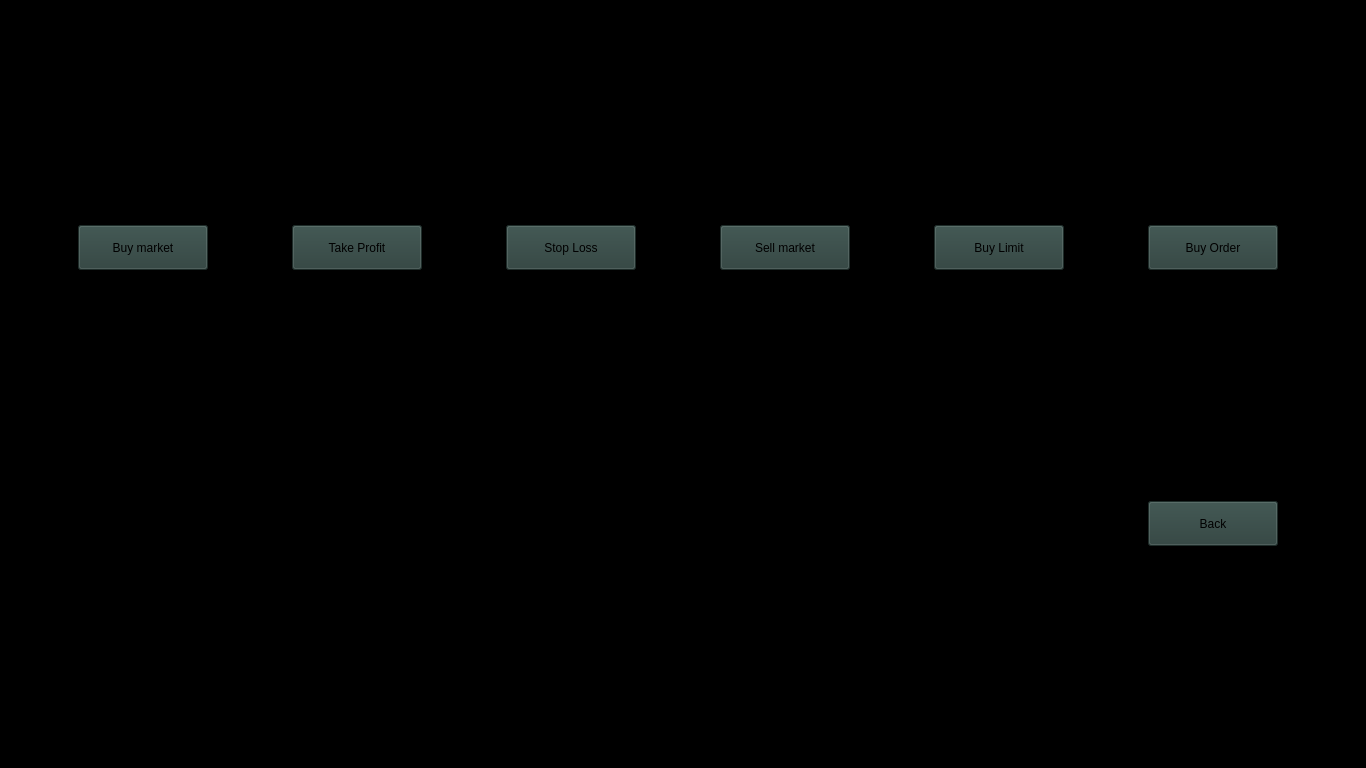
<?xml version="1.0" encoding="UTF-8"?>
<ui version="4.0">
 <class>Form</class>
 <widget class="QWidget" name="Form">
  <property name="geometry">
   <rect>
    <x>0</x>
    <y>0</y>
    <width>1366</width>
    <height>768</height>
   </rect>
  </property>
  <property name="windowTitle">
   <string>Form</string>
  </property>
  <property name="styleSheet">
   <string notr="true">background-color: rgb(0, 0, 0);</string>
  </property>
  <widget class="QWidget" name="gridLayoutWidget">
   <property name="geometry">
    <rect>
     <x>0</x>
     <y>0</y>
     <width>1361</width>
     <height>771</height>
    </rect>
   </property>
   <layout class="QGridLayout" name="gridLayout">
    <item row="0" column="0">
     <widget class="QToolButton" name="portfolioButton_4">
      <property name="sizePolicy">
       <sizepolicy hsizetype="Minimum" vsizetype="Ignored">
        <horstretch>0</horstretch>
        <verstretch>0</verstretch>
       </sizepolicy>
      </property>
      <property name="maximumSize">
       <size>
        <width>130</width>
        <height>45</height>
       </size>
      </property>
      <property name="styleSheet">
       <string notr="true">background-color: rgb(42, 62, 58);</string>
      </property>
      <property name="text">
       <string>Buy market</string>
      </property>
     </widget>
    </item>
    <item row="0" column="6">
     <widget class="QToolButton" name="portfolioButton_10">
      <property name="sizePolicy">
       <sizepolicy hsizetype="Minimum" vsizetype="Ignored">
        <horstretch>0</horstretch>
        <verstretch>0</verstretch>
       </sizepolicy>
      </property>
      <property name="maximumSize">
       <size>
        <width>130</width>
        <height>45</height>
       </size>
      </property>
      <property name="styleSheet">
       <string notr="true">background-color: rgb(42, 62, 58);</string>
      </property>
      <property name="text">
       <string>Buy Order</string>
      </property>
     </widget>
    </item>
    <item row="0" column="3">
     <widget class="QToolButton" name="portfolioButton_7">
      <property name="sizePolicy">
       <sizepolicy hsizetype="Minimum" vsizetype="Ignored">
        <horstretch>0</horstretch>
        <verstretch>0</verstretch>
       </sizepolicy>
      </property>
      <property name="maximumSize">
       <size>
        <width>130</width>
        <height>45</height>
       </size>
      </property>
      <property name="styleSheet">
       <string notr="true">background-color: rgb(42, 62, 58);</string>
      </property>
      <property name="text">
       <string>Stop Loss</string>
      </property>
     </widget>
    </item>
    <item row="0" column="5">
     <widget class="QToolButton" name="portfolioButton_6">
      <property name="sizePolicy">
       <sizepolicy hsizetype="Minimum" vsizetype="Ignored">
        <horstretch>0</horstretch>
        <verstretch>0</verstretch>
       </sizepolicy>
      </property>
      <property name="maximumSize">
       <size>
        <width>130</width>
        <height>45</height>
       </size>
      </property>
      <property name="styleSheet">
       <string notr="true">background-color: rgb(42, 62, 58);</string>
      </property>
      <property name="text">
       <string>Buy Limit</string>
      </property>
     </widget>
    </item>
    <item row="1" column="6">
     <widget class="QToolButton" name="portfolioButton_8">
      <property name="sizePolicy">
       <sizepolicy hsizetype="Minimum" vsizetype="Ignored">
        <horstretch>0</horstretch>
        <verstretch>0</verstretch>
       </sizepolicy>
      </property>
      <property name="maximumSize">
       <size>
        <width>130</width>
        <height>45</height>
       </size>
      </property>
      <property name="styleSheet">
       <string notr="true">background-color: rgb(42, 62, 58);</string>
      </property>
      <property name="text">
       <string>Back</string>
      </property>
     </widget>
    </item>
    <item row="0" column="4">
     <widget class="QToolButton" name="portfolioButton_5">
      <property name="sizePolicy">
       <sizepolicy hsizetype="Minimum" vsizetype="Ignored">
        <horstretch>0</horstretch>
        <verstretch>0</verstretch>
       </sizepolicy>
      </property>
      <property name="maximumSize">
       <size>
        <width>130</width>
        <height>45</height>
       </size>
      </property>
      <property name="styleSheet">
       <string notr="true">background-color: rgb(42, 62, 58);</string>
      </property>
      <property name="text">
       <string>Sell market</string>
      </property>
     </widget>
    </item>
    <item row="0" column="2">
     <widget class="QToolButton" name="portfolioButton_9">
      <property name="sizePolicy">
       <sizepolicy hsizetype="Minimum" vsizetype="Ignored">
        <horstretch>0</horstretch>
        <verstretch>0</verstretch>
       </sizepolicy>
      </property>
      <property name="maximumSize">
       <size>
        <width>130</width>
        <height>45</height>
       </size>
      </property>
      <property name="styleSheet">
       <string notr="true">background-color: rgb(42, 62, 58);</string>
      </property>
      <property name="text">
       <string>Take Profit</string>
      </property>
     </widget>
    </item>
   </layout>
  </widget>
 </widget>
 <resources/>
 <connections/>
</ui>
